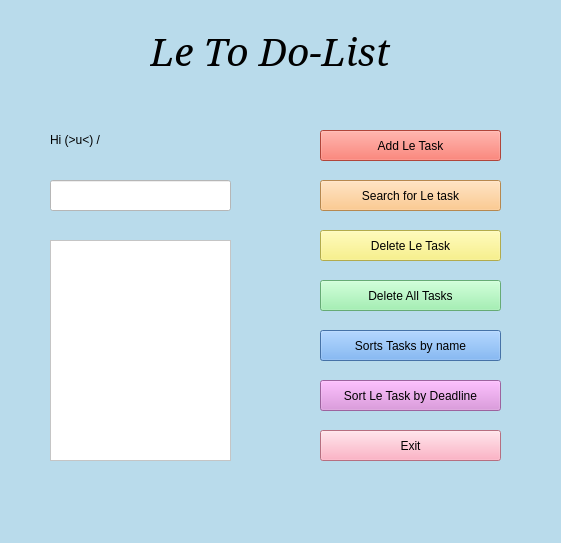
<?xml version="1.0" encoding="UTF-8"?>
<ui version="4.0">
 <class>MainWindow</class>
 <widget class="QMainWindow" name="MainWindow">
  <property name="geometry">
   <rect>
    <x>0</x>
    <y>0</y>
    <width>561</width>
    <height>543</height>
   </rect>
  </property>
  <property name="font">
   <font>
    <family>Serif</family>
    <pointsize>31</pointsize>
    <italic>true</italic>
   </font>
  </property>
  <property name="windowTitle">
   <string>MainWindow</string>
  </property>
  <property name="styleSheet">
   <string notr="true">background-color: rgb(185, 219, 235);</string>
  </property>
  <widget class="QWidget" name="centralwidget">
   <widget class="QScrollArea" name="screen">
    <property name="geometry">
     <rect>
      <x>50</x>
      <y>240</y>
      <width>181</width>
      <height>221</height>
     </rect>
    </property>
    <property name="styleSheet">
     <string notr="true">background-color: rgb(178, 213, 255);
background-color: rgb(255, 255, 255);</string>
    </property>
    <property name="widgetResizable">
     <bool>true</bool>
    </property>
    <widget class="QWidget" name="scrollAreaWidgetContents">
     <property name="geometry">
      <rect>
       <x>0</x>
       <y>0</y>
       <width>179</width>
       <height>219</height>
      </rect>
     </property>
    </widget>
   </widget>
   <widget class="QLineEdit" name="Input">
    <property name="geometry">
     <rect>
      <x>50</x>
      <y>180</y>
      <width>181</width>
      <height>31</height>
     </rect>
    </property>
    <property name="styleSheet">
     <string notr="true">background-color: rgb(255, 255, 255);</string>
    </property>
   </widget>
   <widget class="QPushButton" name="add">
    <property name="geometry">
     <rect>
      <x>320</x>
      <y>130</y>
      <width>181</width>
      <height>31</height>
     </rect>
    </property>
    <property name="styleSheet">
     <string notr="true">background-color: rgb(246, 97, 81);</string>
    </property>
    <property name="text">
     <string>Add Le Task</string>
    </property>
   </widget>
   <widget class="QLabel" name="label">
    <property name="geometry">
     <rect>
      <x>150</x>
      <y>30</y>
      <width>271</width>
      <height>41</height>
     </rect>
    </property>
    <property name="font">
     <font>
      <family>Serif</family>
      <pointsize>29</pointsize>
      <italic>true</italic>
     </font>
    </property>
    <property name="text">
     <string>Le To Do-List</string>
    </property>
   </widget>
   <widget class="QPushButton" name="search">
    <property name="geometry">
     <rect>
      <x>320</x>
      <y>180</y>
      <width>181</width>
      <height>31</height>
     </rect>
    </property>
    <property name="styleSheet">
     <string notr="true">background-color: rgb(255, 155, 179);
background-color: rgb(255, 190, 111);</string>
    </property>
    <property name="text">
     <string>Search for Le task</string>
    </property>
   </widget>
   <widget class="QPushButton" name="delete_2">
    <property name="geometry">
     <rect>
      <x>320</x>
      <y>230</y>
      <width>181</width>
      <height>31</height>
     </rect>
    </property>
    <property name="styleSheet">
     <string notr="true">background-color: rgb(255, 155, 179);
background-color: rgb(249, 240, 107);</string>
    </property>
    <property name="text">
     <string>Delete Le Task</string>
    </property>
   </widget>
   <widget class="QPushButton" name="DA">
    <property name="geometry">
     <rect>
      <x>320</x>
      <y>280</y>
      <width>181</width>
      <height>31</height>
     </rect>
    </property>
    <property name="styleSheet">
     <string notr="true">background-color: rgb(255, 155, 179);
background-color: rgb(143, 240, 164);</string>
    </property>
    <property name="text">
     <string>Delete All Tasks</string>
    </property>
   </widget>
   <widget class="QPushButton" name="exit">
    <property name="geometry">
     <rect>
      <x>320</x>
      <y>430</y>
      <width>181</width>
      <height>31</height>
     </rect>
    </property>
    <property name="styleSheet">
     <string notr="true">background-color: rgb(255, 155, 179);</string>
    </property>
    <property name="text">
     <string>Exit</string>
    </property>
   </widget>
   <widget class="QPushButton" name="SN">
    <property name="geometry">
     <rect>
      <x>320</x>
      <y>330</y>
      <width>181</width>
      <height>31</height>
     </rect>
    </property>
    <property name="styleSheet">
     <string notr="true">background-color: rgb(98, 160, 234);</string>
    </property>
    <property name="text">
     <string>Sorts Tasks by name</string>
    </property>
   </widget>
   <widget class="QPushButton" name="SD">
    <property name="geometry">
     <rect>
      <x>320</x>
      <y>380</y>
      <width>181</width>
      <height>31</height>
     </rect>
    </property>
    <property name="styleSheet">
     <string notr="true">background-color: rgb(255, 155, 179);
background-color: rgb(220, 138, 221);</string>
    </property>
    <property name="text">
     <string>Sort Le Task by Deadline</string>
    </property>
   </widget>
   <widget class="QLabel" name="label_2">
    <property name="geometry">
     <rect>
      <x>50</x>
      <y>130</y>
      <width>181</width>
      <height>21</height>
     </rect>
    </property>
    <property name="text">
     <string>Hi  (&gt;u&lt;) /</string>
    </property>
   </widget>
  </widget>
  <widget class="QStatusBar" name="statusbar"/>
 </widget>
 <resources/>
 <connections/>
</ui>
